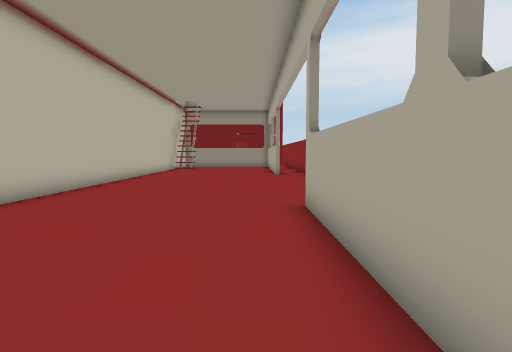
View 1 (above)

24 first-person views from a walk through a Unity game level. The camera is 0.66 m above the floor, tilts 4° down and sees 75° across. The floor is counted in squares, 0.5 m on a side. Each view is taken from the middle of a square. On the plan, view 1 faces up. The plan holds only what a view shows up to about 14 squares ahead; the rest is blank. The place goes on beyond the plan.

View 2
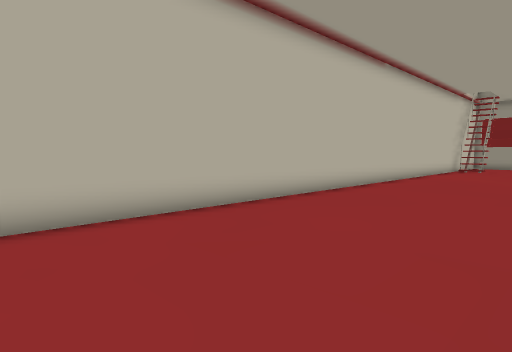

View 3
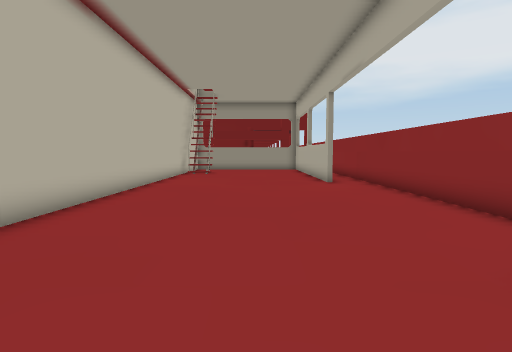

View 4
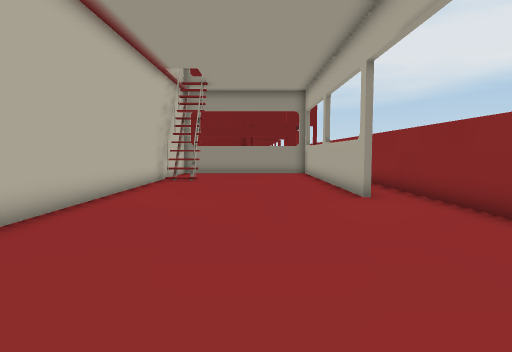

View 5
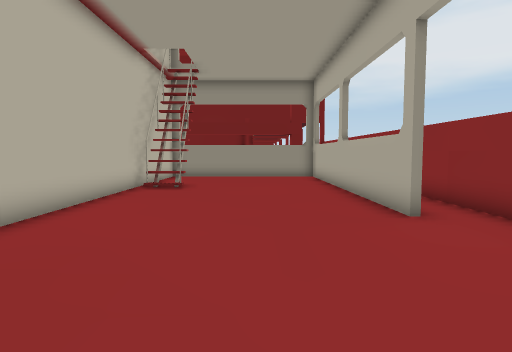

View 6
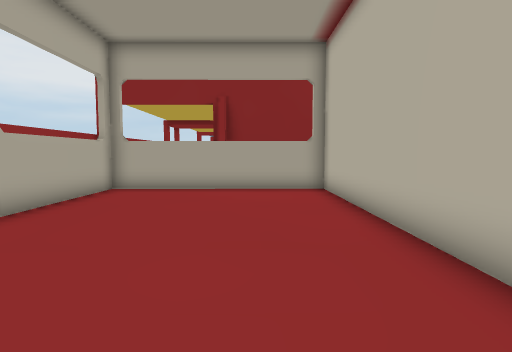

View 7
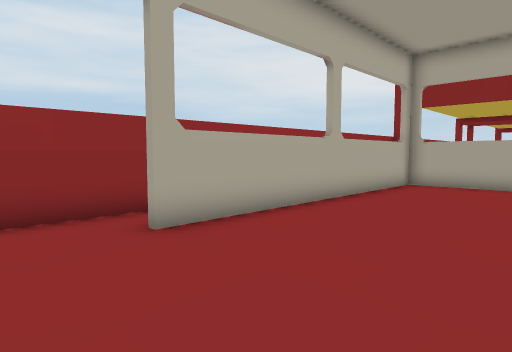

View 8
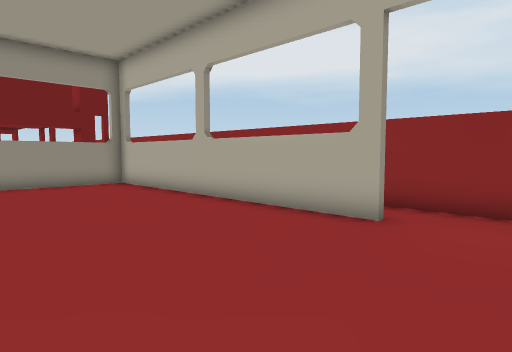

View 9
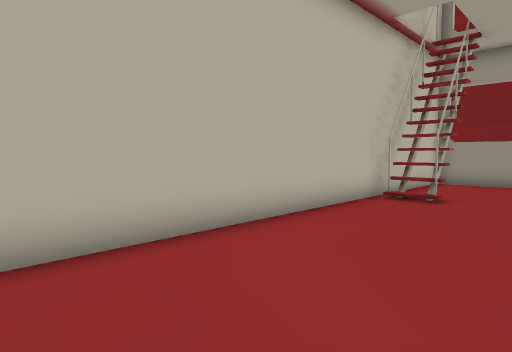

View 10
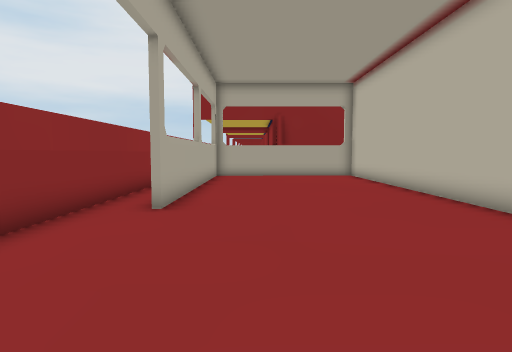

View 11
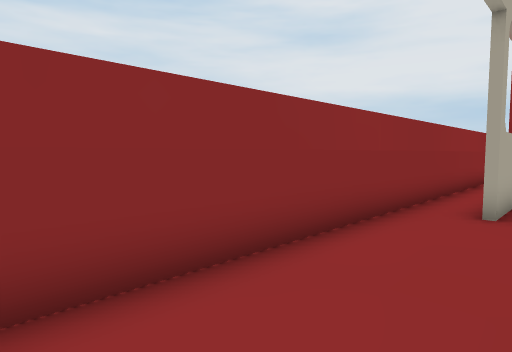

View 12
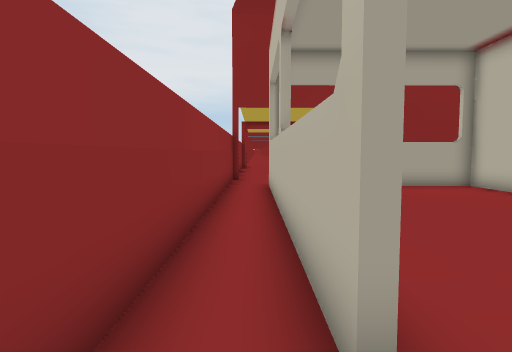

View 13
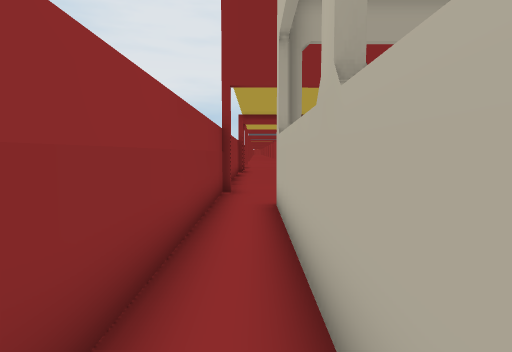

View 14
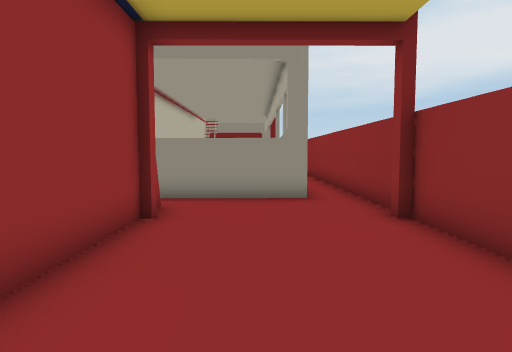

View 15
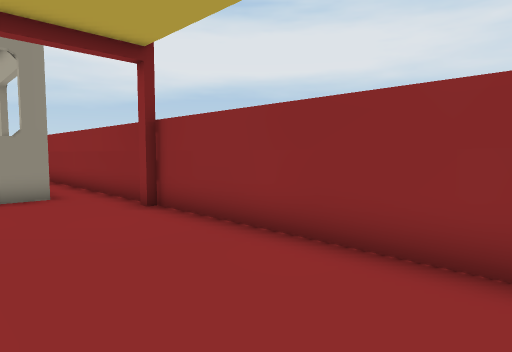

View 16
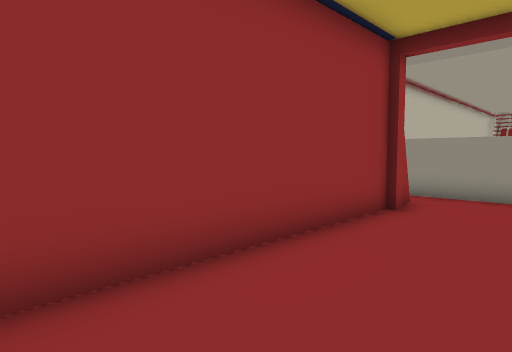

View 17
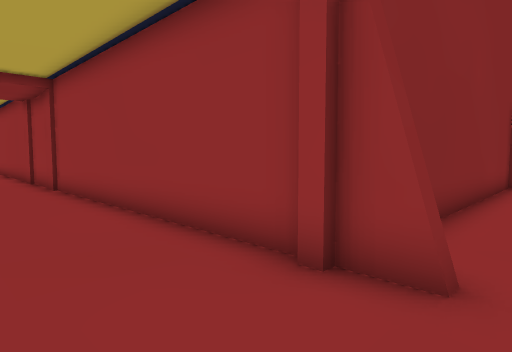

View 18
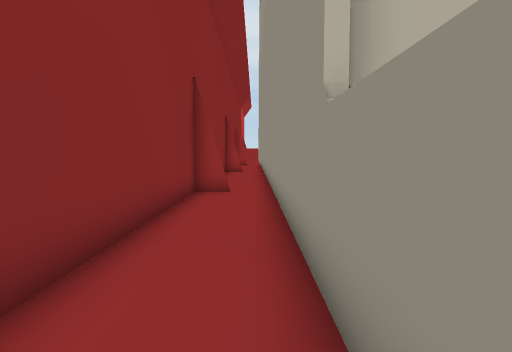

View 19
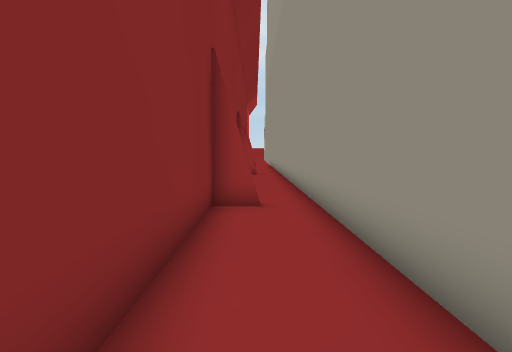

View 20
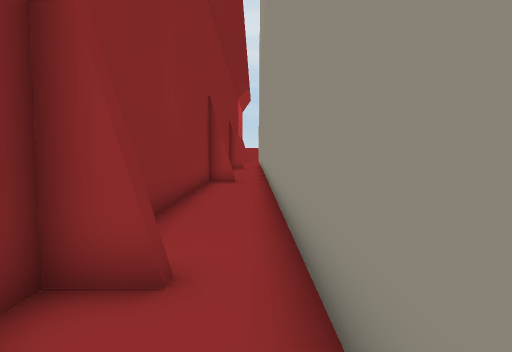

View 21
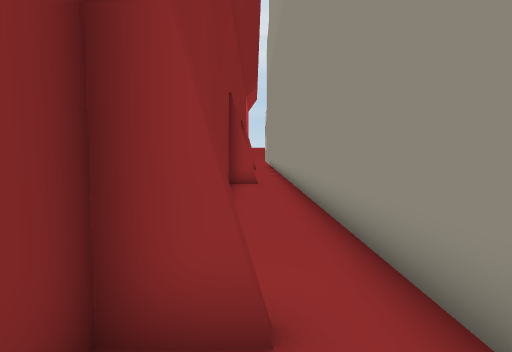

View 22
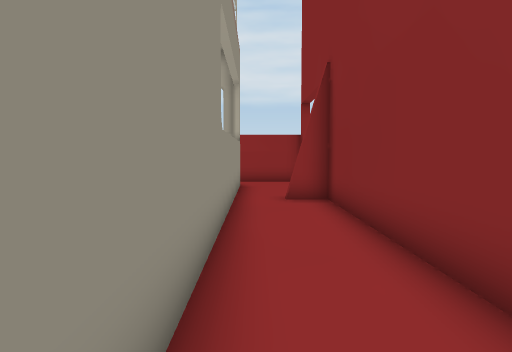

View 23
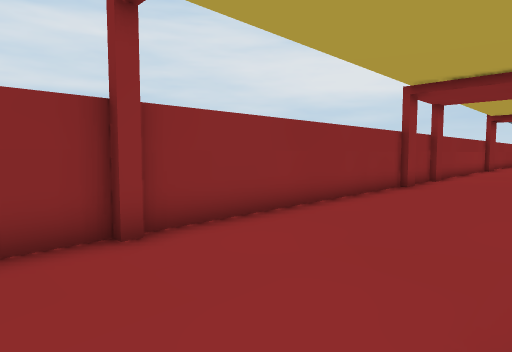

View 24
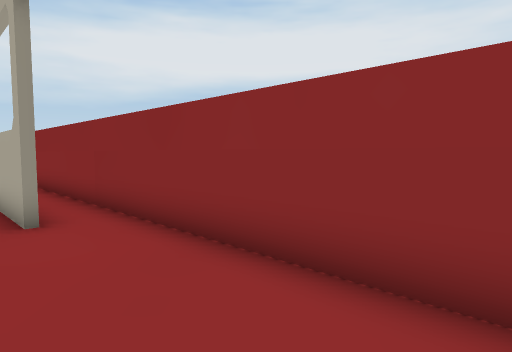

### Floor plan
Points are (right, up) in squares from view 1. A wall is a line through its corners. A room is listed if a view was taken in it or the views show most of it. See-through windows are left out.
Room 1 (views 1, 2, 3, 4, 5, 6, 7, 8, 9, 10, 11, 12, 24)
walls: (3.1, 8.4) (3, 27.6); (1.2, 19.8) (1.2, 27.6); (-4.8, 26.4) (-6.3, 26.4); (-4.8, 26.7) (-6.3, 26.7); (-4.8, 27.1) (-4.8, 25.6) (-6.3, 25.6); (-5, 27.3) (-5, 25.8); (-5.8, 27.3) (-5.8, 25.9); (-6.6, 27.5) (-6.5, -3.2) (1.3, -3.1) (1.2, 8.3)
low walls: (-4.8, 26.1) (-6.3, 26.1)
ways out: opening at (2, 9) to room 2
Room 2 (views 13, 14, 15, 16, 17)
walls: (2.8, -6.4) (2.8, -6); (-2.1, -5.9) (-2.1, -6.4); (-2.3, -6.3) (-2.3, -14.6); (-2.3, -4.8) (-2.3, -6.1); (3.2, -14.5) (3.1, 8.4); (1.4, 8.3) (1.5, -3.4) (-1.5, -3.4)
ways out: opening at (2, 9) to room 1; opening at (-2, -4) to room 3
Room 3 (views 18, 19, 20, 21, 22, 23)
walls: (-14.2, -5) (-14.2, -6.1) (-2.7, -6) (-2.7, -5.1); (-2.8, -5.2) (-2.3, -5.2); (-21.5, -6.1) (-16.3, -6.1); (-1.5, -3.4) (-21.5, -3.4)
low walls: (-2.7, -5.1) (-2.3, -5.1)
ways out: opening at (-2, -4) to room 2

Where each view was taken, in squares from view 1:
view 1: 0 up, 0 right, facing up
view 2: 0 up, 0 right, facing up-left
view 3: 5 up, 2 left, facing up
view 4: 10 up, 2 left, facing up
view 5: 13 up, 2 left, facing up
view 6: 9 up, 4 left, facing down
view 7: 11 up, 4 left, facing down-right
view 8: 17 up, 5 left, facing up-right
view 9: 16 up, 2 left, facing up-left
view 10: 16 up, 1 left, facing down
view 11: 16 up, 0 right, facing down-right
view 12: 10 up, 2 right, facing down
view 13: 5 up, 2 right, facing down
view 14: 13 down, 0 right, facing up
view 15: 14 down, 1 left, facing up-right
view 16: 14 down, 1 right, facing up-left
view 17: 4 down, 1 right, facing down-left
view 18: 4 down, 3 left, facing left
view 19: 5 down, 6 left, facing left
view 20: 4 down, 11 left, facing left
view 21: 5 down, 12 left, facing left
view 22: 4 down, 12 left, facing right
view 23: 4 down, 2 left, facing down-right
view 24: 13 up, 0 right, facing up-right
